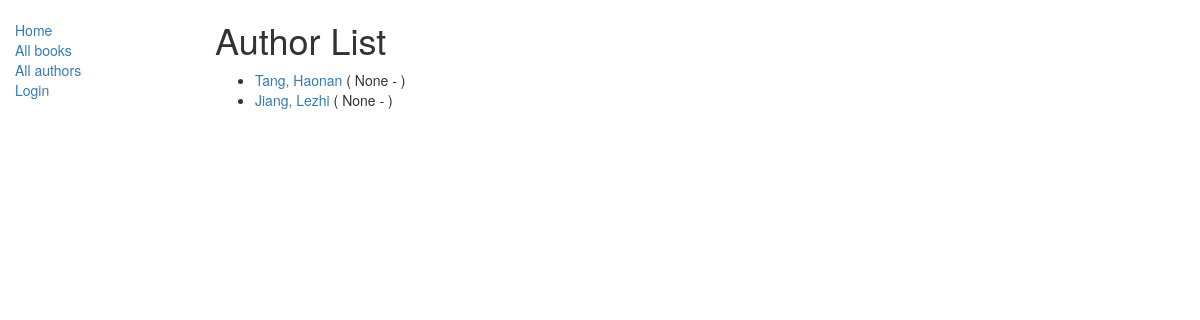
The app's page /catalog/authors/, older data.
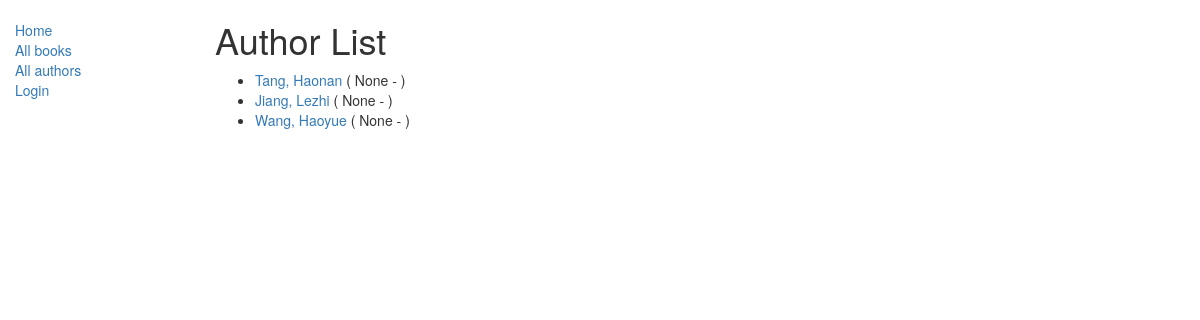
The same page, newer data.
### catalog/models.py (models this page shows)
class Author(models.Model):
    first_name = models.CharField(max_length=100)
    last_name = models.CharField(max_length=100)
    date_of_birth = models.DateField(
        null=True,
        blank=True
    )
    date_of_death = models.DateField(
        "Died",
        null=True,
        blank=True
    )
    def get_absolute_url(self):
        return reverse(
            "author-detail",
            args=[str(self.id)]
        )
    def __str__(self):
        return f"{self.last_name}, {self.first_name}"

### catalog/views.py (the view)
class AuthorListView(generic.ListView):
    model = Author
    paginate_by = 10

### catalog/templates/catalog/author_list.html (shortened to what this page needs)
{% extends "base_generic.html" %}
{% block content %}
  <h1>Author List</h1>
  {% if author_list %}
    <ul>
      {% for author in author_list %}
        <li>
          <a href="{{ author.get_absolute_url }}">
            {{ author }}
          </a>
          (
          {{ author.date_of_birth }}
          -
          )
        </li>
      {% endfor %}
    </ul>
  {% else %}
    <p>There are no authors available.</p>
  {% endif %}
{% endblock %}

### catalog/templates/base_generic.html (shortened to what this page needs)
{% load static %}
<link rel="stylesheet" href="{% static 'css/styles.css' %}" />
<!doctype html>
<html lang="en">
  <head>
    <link
      rel="stylesheet"
      href="https://maxcdn.bootstrapcdn.com/bootstrap/3.3.7/css/bootstrap.min.css" />
    {% load static %}
    <link rel="stylesheet" href="{% static 'css/styles.css' %}" />
  </head>
  <body>
    <div class="container-fluid">
      <div class="row">
        <div class="col-sm-2">
          {% block sidebar %}
            <ul class="sidebar-nav">
              <li><a href="{% url 'index' %}">Home</a></li>
              <li><a href="{% url 'books' %}">All books</a></li>
              <li><a href="{% url 'authors' %}">All authors</a></li>
              {% if user.is_authenticated %}
                <li>User: {{ user.get_username }}</li>
                <li><a href="{% url 'my-borrowed' %}">My Borrowed</a></li>
                <li>
                  <form method="post" action="{% url 'logout' %}">
                    {% csrf_token %}
                    <button type="submit">Logout</button>
                  </form>
                </li>
              {% else %}
                <li><a href="{% url 'login'%}?next={{request.path}}">Login</a></li>
              {% endif %}
            </ul>
          {% endblock %}
        </div>
        <div class="col-sm-10">
          {% block content %}{% endblock %}
        </div>
      </div>
    </div>
  </body>
</html>

### catalog/static/css/styles.css (style rules this page uses)
.sidebar-nav { margin-top: 20px; padding: 0; list-style: none; }

Row changes from the older to the newer data that the page shows:
added Author: last_name+first_name "Wang, Haoyue", date_of_birth "None"
